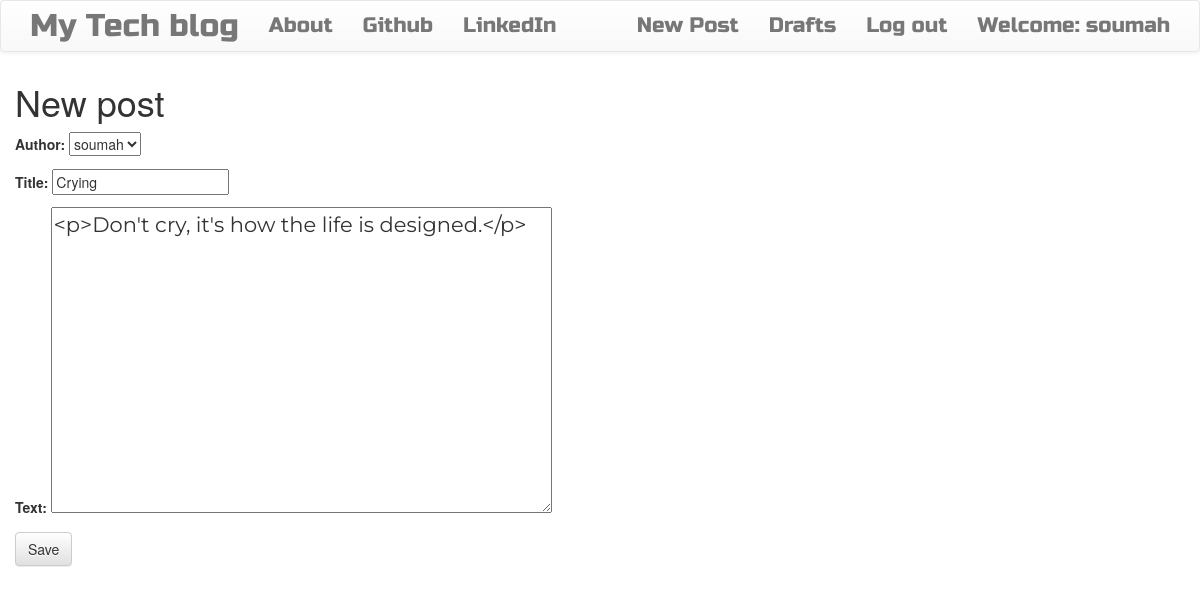
Screenshot of /update-post/14/ (signed in) with the database file from the repository.
### blogapp/models.py (models this page shows, shortened)
class Post(models.Model):
    author=models.ForeignKey("auth.User", on_delete=models.CASCADE)
    title=models.CharField(max_length=200)
    text=models.TextField()
    create_date=models.DateTimeField(default=timezone.now)
    published_date=models.DateTimeField(blank=True, null=True)

### blogapp/views.py (the view)
# urls.py: path("update-post/<int:pk>/", views.PostUpdateView.as_view(), name="update-post-page"),
class PostUpdateView(LoginRequiredMixin, UpdateView):
    login_url="/login/"
    redirect_field_name="blogapp/post_detail.html"
    form_class=PostForm
    model=Post

### blogapp/forms.py
class PostForm(forms.ModelForm):
    class Meta():
        model=Post
        fields=("author", "title", "text")
        widgets={"title":forms.TextInput(attrs={"class": "textinputclass"}),
        "text":forms.Textarea(attrs={"class": "editable medium-editor-textarea postcontent"})
        }

### blogapp/templates/blogapp/post_form.html (shortened to what this page needs)
{% extends 'blogapp/base.html' %}
{% block content %}
<h1>New post</h1>
    <form method="POST" class="post-form">
    {{form.as_p}}
    <button type="submit" class="save btn btn-default">Save</button>
    </form>
{% endblock  %}

### blogapp/templates/blogapp/base.html (shortened to what this page needs)
<!DOCTYPE html>
{% load static %}
<html lang="en">
<head>
 <link rel="stylesheet" href="https://maxcdn.bootstrapcdn.com/bootstrap/3.3.7/css/bootstrap.min.css">
 <link rel="stylesheet" href="https://maxcdn.bootstrapcdn.com/bootstrap/3.3.7/css/bootstrap-theme.min.css">
<link rel="stylesheet" href="//cdn.jsdelivr.net/npm/medium-editor@latest/dist/css/medium-editor.min.css" type="text/css" media="screen" charset="utf-8">
<link rel="stylesheet" href="{% static 'css/blogapp.css' %}">
</head>
<body class='loader'>
<nav class="navbar navbar-default techfont custom-navbar">
    <div class="container">
      <ul class="nav navbar-nav">
        <li><a class='navbar-brand bigbrand' href="{% url 'post-list-page' %}">My Tech blog</a></li>
        <li><a href="{% url 'about-page'%}">About</a></li>
        <li><a href="https://www.github.com">Github</a></li>
        <li><a href="https://www.linkedin.com">LinkedIn</a></li>
      </ul>
      <ul class="nav navbar-nav navbar-right">
        {% if user.is_authenticated %}
        <li>
          <a href="{% url 'create-post-page' %}" >New Post</a>
        </li>
        <li>
          <a href="{% url 'draft-post-page' %}">Drafts</a>
        </li>
        <li>
          <a href="{% url 'logout' %}" >Log out</a>
        </li>
        <li>
          <a >Welcome: {{ user.username }}</a>
        </li>
          {% else %}
          <li><a class='nav navbar-right' href="{% url 'login' %}" ><span class="glyphicon glyphicon-user"></span></a></li>
        {% endif %}
      </ul>
  </div>
</nav>
        <div class="content container">
            <div class="row">
                <div class="col-lg col-md col">
                  <div class="blog_posts">
                    {% block content %}{% endblock %}
                  </div>
                </div>
            </div>
        </div>
</body>
</html>

### blogapp/static/css/blogapp.css (style rules this page uses)
.loader { filter:hue-rotate(0deg); color: linear-gradient(45deg,#0f8,#08f); animation:hue 5000ms infinite linear; }
.bigbrand { font-size: 1.5em; }
.techfont { font-family: 'Russo One', sans-serif; font-size: 1.5em; margin-bottom: 10px; }
.postcontent { font-family: 'Montserrat'; font-size: 1.5em; }

### rows the page displays
Post: author "soumah", title "Crying", text "<p>Don't cry, it's how the life is designed.</p>"

### other values shown
{{ user.username }} "soumah"
